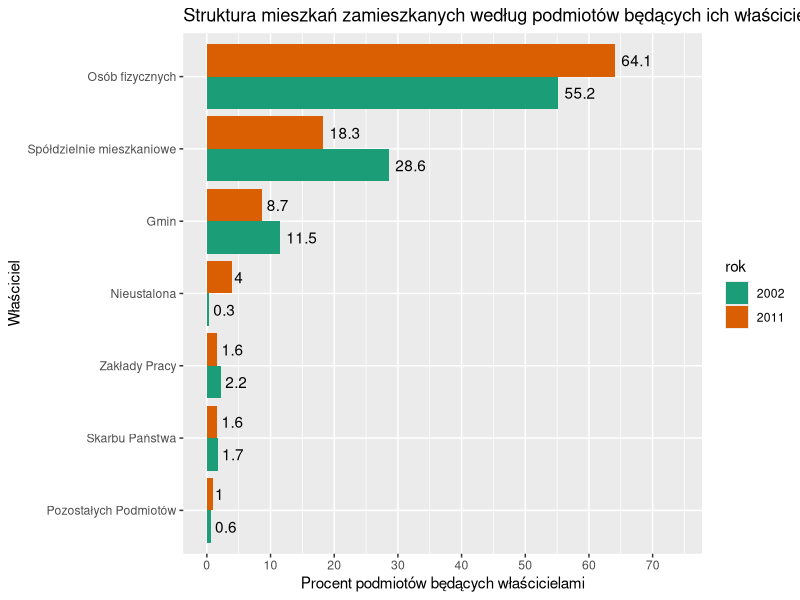

The R source for this figure:
## ---- chunk 1
knitr::opts_chunk$set(echo = TRUE)
## ---- chunk 2

# dane
podmiot <- c("Osób fizycznych","Osób fizycznych", "Spółdzielnie mieszkaniowe", "Spółdzielnie mieszkaniowe", "Gmin", "Gmin", "Skarbu Państwa", "Skarbu Państwa", "Zakłady Pracy", "Zakłady Pracy", "Pozostałych Podmiotów", "Pozostałych Podmiotów", "Nieustalona", "Nieustalona")
rok <- c("2011", "2002", "2011", "2002", "2011", "2002", "2011", "2002", "2011", "2002", "2011", "2002", "2011", "2002")
wartosc <- c(64.1, 55.2, 18.3, 28.6, 8.7, 11.5, 1.6, 1.7, 1.6, 2.2, 1.0, 0.6, 4.0, 0.3)


df<- data.frame(podmiot, rok, wartosc)


library(ggplot2)
library(tidyverse)

ggplot(data = df, aes(x = reorder(podmiot, wartosc), y = wartosc, fill = rok)) + 
  geom_bar(stat = 'identity', position = "dodge") +
  geom_text(aes(label = paste0(wartosc), hjust = -0.2), position = position_dodge(width = 0.9)) +
  scale_x_discrete() +
  scale_y_continuous(limits = c(0, max(wartosc) +  10), breaks = seq(0, max(wartosc) +  10, by = 10)) + 
  ggtitle("Struktura mieszkań zamieszkanych według podmiotów będących ich właścicielami w latach 2002 i 2011") +
  xlab('Właściciel') +
  ylab('Procent podmiotów będących właścicielami')  +
scale_fill_brewer(palette="Dark2") +
  
  coord_flip()
